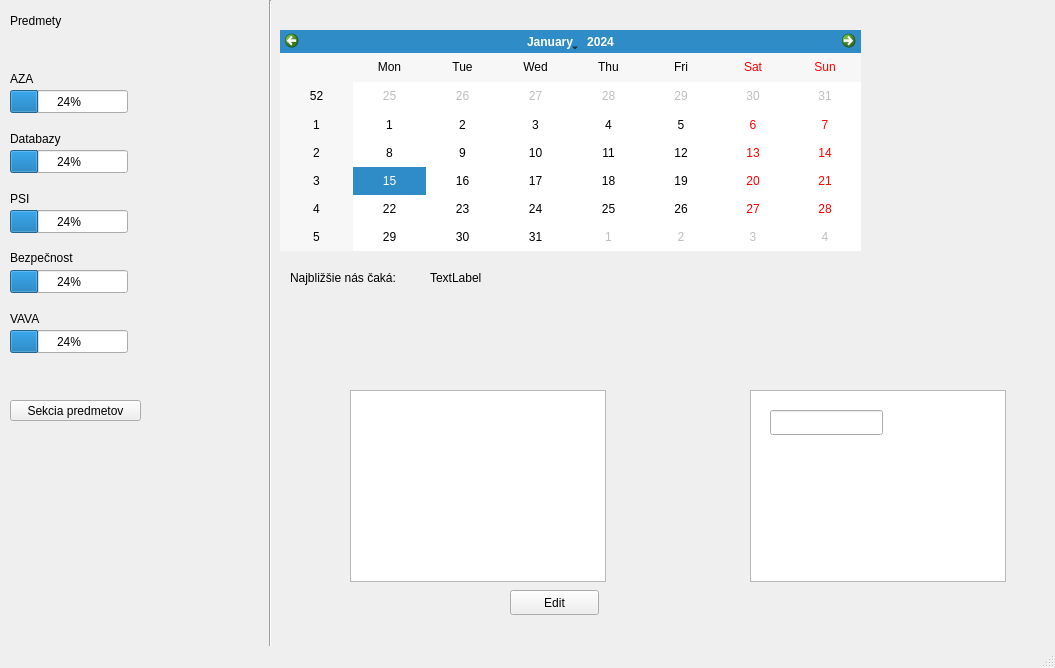
<?xml version="1.0" encoding="UTF-8"?>
<ui version="4.0">
 <class>MainWindow</class>
 <widget class="QMainWindow" name="MainWindow">
  <property name="geometry">
   <rect>
    <x>0</x>
    <y>0</y>
    <width>1055</width>
    <height>668</height>
   </rect>
  </property>
  <property name="windowTitle">
   <string>MainWindow</string>
  </property>
  <widget class="QWidget" name="centralwidget">
   <widget class="QLabel" name="progress">
    <property name="geometry">
     <rect>
      <x>10</x>
      <y>10</y>
      <width>71</width>
      <height>21</height>
     </rect>
    </property>
    <property name="text">
     <string>Predmety</string>
    </property>
   </widget>
   <widget class="QPushButton" name="addSubject">
    <property name="geometry">
     <rect>
      <x>10</x>
      <y>400</y>
      <width>131</width>
      <height>21</height>
     </rect>
    </property>
    <property name="text">
     <string>Sekcia predmetov</string>
    </property>
   </widget>
   <widget class="QListView" name="listView">
    <property name="geometry">
     <rect>
      <x>750</x>
      <y>390</y>
      <width>256</width>
      <height>192</height>
     </rect>
    </property>
   </widget>
   <widget class="QListWidget" name="listWidget">
    <property name="geometry">
     <rect>
      <x>350</x>
      <y>390</y>
      <width>256</width>
      <height>192</height>
     </rect>
    </property>
   </widget>
   <widget class="Line" name="line">
    <property name="geometry">
     <rect>
      <x>260</x>
      <y>0</y>
      <width>20</width>
      <height>651</height>
     </rect>
    </property>
    <property name="orientation">
     <enum>Qt::Vertical</enum>
    </property>
   </widget>
   <widget class="QLineEdit" name="lineEdit">
    <property name="geometry">
     <rect>
      <x>770</x>
      <y>410</y>
      <width>113</width>
      <height>25</height>
     </rect>
    </property>
   </widget>
   <widget class="QLabel" name="subject1">
    <property name="geometry">
     <rect>
      <x>10</x>
      <y>70</y>
      <width>67</width>
      <height>17</height>
     </rect>
    </property>
    <property name="text">
     <string>AZA</string>
    </property>
   </widget>
   <widget class="QLabel" name="subject2">
    <property name="enabled">
     <bool>true</bool>
    </property>
    <property name="geometry">
     <rect>
      <x>10</x>
      <y>130</y>
      <width>67</width>
      <height>17</height>
     </rect>
    </property>
    <property name="text">
     <string>Databazy</string>
    </property>
   </widget>
   <widget class="QLabel" name="subject3">
    <property name="geometry">
     <rect>
      <x>10</x>
      <y>190</y>
      <width>67</width>
      <height>17</height>
     </rect>
    </property>
    <property name="text">
     <string>PSI</string>
    </property>
   </widget>
   <widget class="QLabel" name="subject4">
    <property name="geometry">
     <rect>
      <x>10</x>
      <y>250</y>
      <width>81</width>
      <height>16</height>
     </rect>
    </property>
    <property name="text">
     <string>Bezpečnost</string>
    </property>
   </widget>
   <widget class="QLabel" name="subject5">
    <property name="geometry">
     <rect>
      <x>10</x>
      <y>310</y>
      <width>67</width>
      <height>17</height>
     </rect>
    </property>
    <property name="text">
     <string>VAVA</string>
    </property>
   </widget>
   <widget class="QPushButton" name="pushButton">
    <property name="geometry">
     <rect>
      <x>510</x>
      <y>590</y>
      <width>89</width>
      <height>25</height>
     </rect>
    </property>
    <property name="text">
     <string>Edit</string>
    </property>
   </widget>
   <widget class="QProgressBar" name="progressBar">
    <property name="enabled">
     <bool>true</bool>
    </property>
    <property name="geometry">
     <rect>
      <x>10</x>
      <y>90</y>
      <width>118</width>
      <height>23</height>
     </rect>
    </property>
    <property name="value">
     <number>24</number>
    </property>
   </widget>
   <widget class="QProgressBar" name="progressBar_2">
    <property name="geometry">
     <rect>
      <x>10</x>
      <y>150</y>
      <width>118</width>
      <height>23</height>
     </rect>
    </property>
    <property name="value">
     <number>24</number>
    </property>
   </widget>
   <widget class="QProgressBar" name="progressBar_3">
    <property name="geometry">
     <rect>
      <x>10</x>
      <y>210</y>
      <width>118</width>
      <height>23</height>
     </rect>
    </property>
    <property name="value">
     <number>24</number>
    </property>
   </widget>
   <widget class="QProgressBar" name="progressBar_4">
    <property name="geometry">
     <rect>
      <x>10</x>
      <y>270</y>
      <width>118</width>
      <height>23</height>
     </rect>
    </property>
    <property name="value">
     <number>24</number>
    </property>
   </widget>
   <widget class="QProgressBar" name="progressBar_5">
    <property name="geometry">
     <rect>
      <x>10</x>
      <y>330</y>
      <width>118</width>
      <height>23</height>
     </rect>
    </property>
    <property name="value">
     <number>24</number>
    </property>
   </widget>
   <widget class="QCalendarWidget" name="cal">
    <property name="geometry">
     <rect>
      <x>280</x>
      <y>30</y>
      <width>581</width>
      <height>221</height>
     </rect>
    </property>
   </widget>
   <widget class="QLabel" name="label">
    <property name="geometry">
     <rect>
      <x>290</x>
      <y>270</y>
      <width>131</width>
      <height>16</height>
     </rect>
    </property>
    <property name="text">
     <string>Najbližšie nás čaká: </string>
    </property>
   </widget>
   <widget class="QLabel" name="nearestEvent">
    <property name="geometry">
     <rect>
      <x>430</x>
      <y>270</y>
      <width>421</width>
      <height>16</height>
     </rect>
    </property>
    <property name="text">
     <string>TextLabel</string>
    </property>
   </widget>
  </widget>
  <widget class="QMenuBar" name="menubar">
   <property name="geometry">
    <rect>
     <x>0</x>
     <y>0</y>
     <width>1055</width>
     <height>22</height>
    </rect>
   </property>
  </widget>
  <widget class="QStatusBar" name="statusbar"/>
 </widget>
 <resources/>
 <connections/>
</ui>
